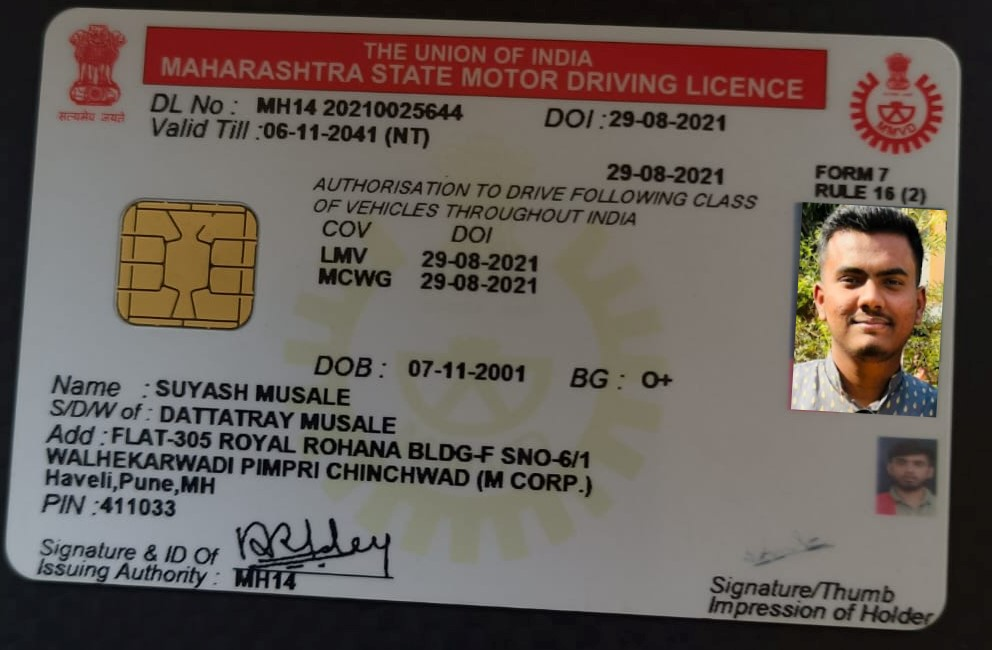
#> input picture node/uploads/spliced.jpg, 992 x 650 px
$ python -i test1.py   (imports and definitions only)
#> lines starting #> are read from the running program, lines starting #| are printed output that depends on the picture; after the words box and inside, x2 and y2 are one past the last pixel; in counts of white or black regions, pixels touching at a corner belong together
#> further down, picture is the input picture: shape (650, 992, 3); mean B, G, R 86.7, 92.7, 102.9
import cv2 as cv2
import numpy as np

def scan(inputImage,resizeLimit=720,morphologyIteration=6):
    # Resize image to workable size
#> called with resizeLimit = 720, morphologyIteration = 6
    imageSizeLimit = resizeLimit
    maxInputImageSize = max(inputImage.shape)
#> maxInputImageSize = 992
    if maxInputImageSize > imageSizeLimit:
        scalingFactor = imageSizeLimit / maxInputImageSize
#> scalingFactor = 0.726
        inputImage = cv2.resize(inputImage, None, fx=scalingFactor, fy=scalingFactor)
    # Copy of resized original image for later use
    inputImageCopy = inputImage.copy()
    # Repeated Closing operation to remove text from the document.
    kernel = np.ones((5, 5), np.uint8)
    inputImage = cv2.morphologyEx(inputImage, cv2.MORPH_CLOSE, kernel, iterations=morphologyIteration)
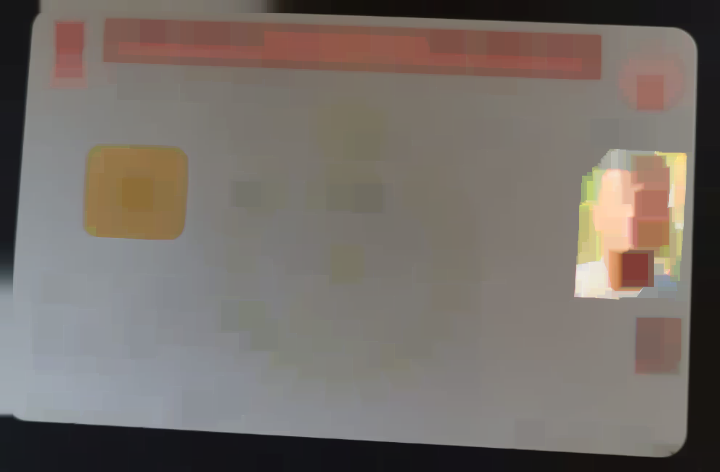
#> inputImage: shape (472, 720, 3); mean of channels 0, 1, 2 104.7, 110.6, 118.4; drawn as B, G, R
    # cv2.imwrite("Morphology.png", inputImage)

    # GrabCut
    mask = np.zeros(inputImage.shape[:2], np.uint8)
    bgdModel = np.zeros((1, 65), np.float64)
    fgdModel = np.zeros((1, 65), np.float64)
    rect = (20, 20, inputImage.shape[1] - 20, inputImage.shape[0] - 20)
#> rect = (20, 20, 700, 452)
    cv2.grabCut(inputImage, mask, rect, bgdModel, fgdModel, 5, cv2.GC_INIT_WITH_RECT)
    mask2 = np.where((mask == 2) | (mask == 0), 0, 1).astype('uint8')
    inputImage = inputImage * mask2[:, :, np.newaxis]
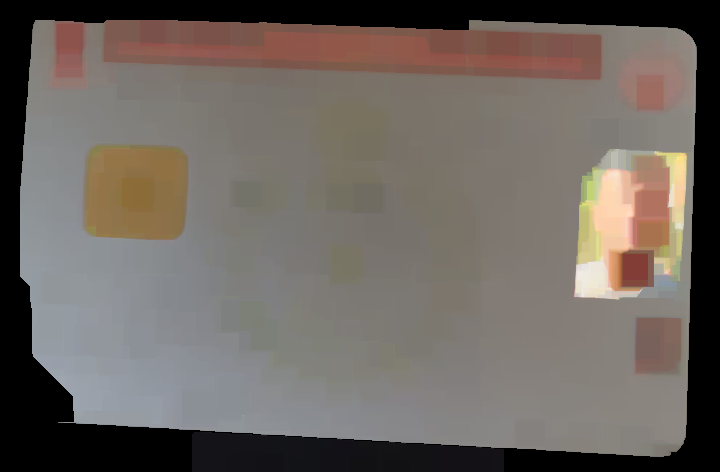
#> inputImage: shape (472, 720, 3); mean of channels 0, 1, 2 96.3, 102.2, 109.8; drawn as B, G, R
    cv2.grabCut(inputImage, mask, rect, bgdModel, fgdModel, 5, cv2.GC_INIT_WITH_RECT)
    mask2 = np.where((mask == 2) | (mask == 0), 0, 1).astype('uint8')
    inputImage = inputImage * mask2[:, :, np.newaxis]
    # cv2.imwrite("Grabcut.png", inputImage)
    gray = cv2.cvtColor(inputImage, cv2.COLOR_BGR2GRAY)
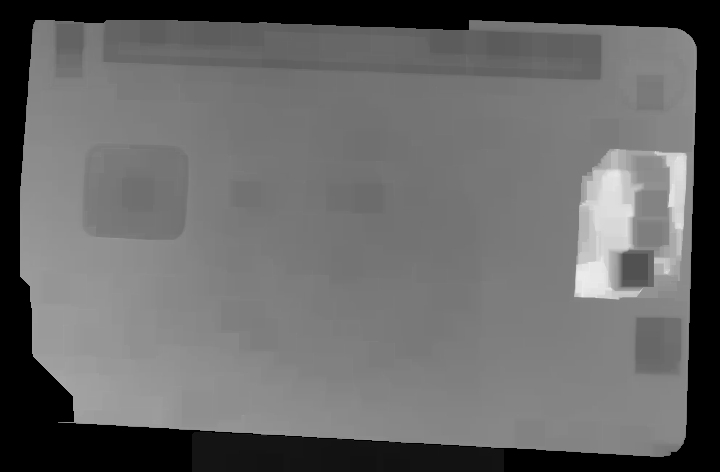
#> gray: shape (472, 720); min 0, max 238, mean 103.7
    gray = cv2.GaussianBlur(gray, (11, 11), 1)
    # cv2.imwrite("gray.png", gray)
    # Edge Detection.
    canny = cv2.Canny(gray, 50, 100)
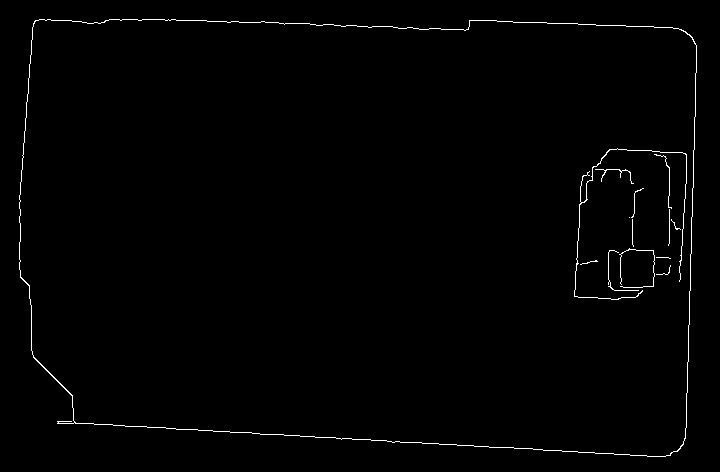
#> canny: shape (472, 720); 0.95% white in thin lines or dots, all inside (x1, y1, x2, y2) = (19, 19, 697, 457)
    canny = cv2.dilate(canny, cv2.getStructuringElement(cv2.MORPH_ELLIPSE, (5, 5)))
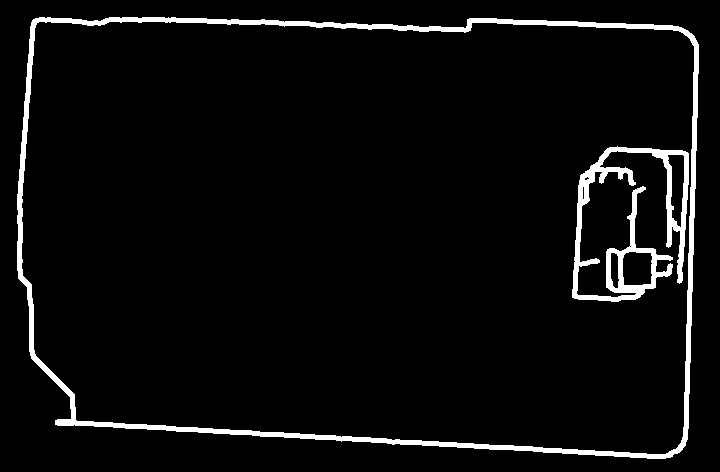
#> canny: shape (472, 720); 4.7% white; 2 white regions
    # cv2.imwrite("canny.png", canny)
    # Finding contours for the detected edges.
    contours, hierarchy = cv2.findContours(canny, cv2.RETR_LIST, cv2.CHAIN_APPROX_NONE)
#> contours = 9 contours, 2 with area under 20; largest, box (x1, y1, x2, y2) and area: (17, 17, 699, 459) 278425, (21, 21, 695, 455) 269695, (572, 146, 689, 302) 6263, (622, 251, 653, 286) 942, (667, 154, 685, 228) 848, (610, 252, 620, 289) 261, (582, 186, 585, 200) 24
    # Keeping only the largest detected contour.
    page = sorted(contours, key=cv2.contourArea, reverse=True)[:5]
#> page = 5 contours; box (x1, y1, x2, y2) and area: (17, 17, 699, 459) 278425, (21, 21, 695, 455) 269695, (572, 146, 689, 302) 6263, (622, 251, 653, 286) 942, (667, 154, 685, 228) 848

    # Detecting Edges through Contour approximation.
    # Loop over the contours.
    if len(page) == 0:
        return inputImageCopy
    for c in page:
        # Approximate the contour.
        epsilon = 0.02 * cv2.arcLength(c, True)
        corners = cv2.approxPolyDP(c, epsilon, True)
        # If our approximated contour has four points.
        if len(corners) == 4:
            break
#> this loop made 1 pass
#> (epsilon, corners) on pass 1: (44.33, [[32, 20], [55, 424], [685, 445], [687, 30]])
    # Sorting the corners and converting them to desired shape.
    corners = sorted(np.concatenate(corners).tolist())
    # For 4 corner points being detected.
    corners = order_points(corners)

    destination_corners = find_dest(corners)

    h, w = inputImageCopy.shape[:2]
    # Getting the homography.
    M = cv2.getPerspectiveTransform(np.float32(corners), np.float32(destination_corners))
    # Perspective transform using homography.
    final = cv2.warpPerspective(inputImageCopy, M, (destination_corners[2][0], destination_corners[2][1]),
                                flags=cv2.INTER_LINEAR)
    return final


def order_points(pts):
    '''Rearrange coordinates to order:
      top-left, top-right, bottom-right, bottom-left'''
    rect = np.zeros((4, 2), dtype='float32')
    pts = np.array(pts)
#> pts = [[32, 20], [55, 424], [685, 445], [687, 30]]
    s = pts.sum(axis=1)
#> s = [52, 479, 1130, 717]
    # Top-left point will have the smallest sum.
    rect[0] = pts[np.argmin(s)]
    # Bottom-right point will have the largest sum.
    rect[2] = pts[np.argmax(s)]

    diff = np.diff(pts, axis=1)
#> diff = [-12, 369, -240, -657]
#> in scan, `corners = order_points(corners)`: corners = [[32, 20], [687, 30], [685, 445], [55, 424]]
    # Top-right point will have the smallest difference.
    rect[1] = pts[np.argmin(diff)]
    # Bottom-left will have the largest difference.
    rect[3] = pts[np.argmax(diff)]
    # Return the ordered coordinates.
    return rect.astype('int').tolist()

def find_dest(pts):
    (tl, tr, br, bl) = pts
#> tl = [32, 20]; tr = [687, 30]; br = [685, 445]; bl = [55, 424]
    # Finding the maximum width.
    widthA = np.sqrt(((br[0] - bl[0]) ** 2) + ((br[1] - bl[1]) ** 2))
#> widthA = 630.3
    widthB = np.sqrt(((tr[0] - tl[0]) ** 2) + ((tr[1] - tl[1]) ** 2))
#> widthB = 655.1
    maxWidth = max(int(widthA), int(widthB))
#> maxWidth = 655

    # Finding the maximum height.
    heightA = np.sqrt(((tr[0] - br[0]) ** 2) + ((tr[1] - br[1]) ** 2))
#> heightA = 415
    heightB = np.sqrt(((tl[0] - bl[0]) ** 2) + ((tl[1] - bl[1]) ** 2))
#> heightB = 404.7
    maxHeight = max(int(heightA), int(heightB))
#> maxHeight = 415
    # Final destination co-ordinates.
    destination_corners = [[0, 0], [maxWidth, 0], [maxWidth, maxHeight], [0, maxHeight]]
#> destination_corners = [[0, 0], [655, 0], [655, 415], [0, 415]]

    return order_points(destination_corners)

>>> import cv2
>>> picture = cv2.imread('node/uploads/spliced.jpg')
>>> result = scan(picture)
#> in scan, `M = cv2.getPerspectiveTransform(np.float32(corners), np.float32(destin..`: M = [[1.03, -0.0586, -31.78], [-0.0151, 0.989, -19.29], [4.63e-05, -9.69e-05, 1]]
#> in scan, `final = cv2.warpPerspective(inputImageCopy, M, (destination_corners[2]..`:
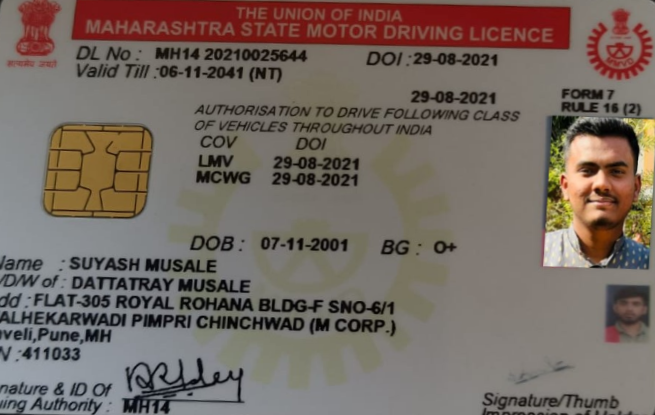
#> final: shape (415, 655, 3); mean of channels 0, 1, 2 97.5, 105.2, 117.4; drawn as B, G, R
